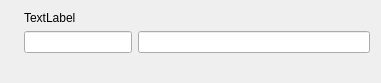
<?xml version="1.0" encoding="UTF-8"?>
<ui version="4.0">
 <class>credentialwidget</class>
 <widget class="QWidget" name="credentialwidget">
  <property name="geometry">
   <rect>
    <x>0</x>
    <y>0</y>
    <width>381</width>
    <height>83</height>
   </rect>
  </property>
  <property name="windowTitle">
   <string>Form</string>
  </property>
  <property name="autoFillBackground">
   <bool>false</bool>
  </property>
  <layout class="QGridLayout" name="gridLayout">
   <item row="0" column="0">
    <widget class="QLabel" name="icon">
     <property name="text">
      <string/>
     </property>
     <property name="pixmap">
      <pixmap>images/padlock1.bmp</pixmap>
     </property>
    </widget>
   </item>
   <item row="0" column="1">
    <layout class="QFormLayout" name="formLayout">
     <item row="0" column="0">
      <widget class="QLabel" name="label">
       <property name="text">
        <string>TextLabel</string>
       </property>
      </widget>
     </item>
     <item row="1" column="0">
      <widget class="QLineEdit" name="loginText">
       <property name="echoMode">
        <enum>QLineEdit::Password</enum>
       </property>
      </widget>
     </item>
     <item row="1" column="1">
      <widget class="QLineEdit" name="passwordText">
       <property name="echoMode">
        <enum>QLineEdit::Password</enum>
       </property>
       <property name="dragEnabled">
        <bool>true</bool>
       </property>
       <property name="readOnly">
        <bool>false</bool>
       </property>
      </widget>
     </item>
    </layout>
   </item>
  </layout>
 </widget>
 <resources/>
 <connections/>
</ui>
